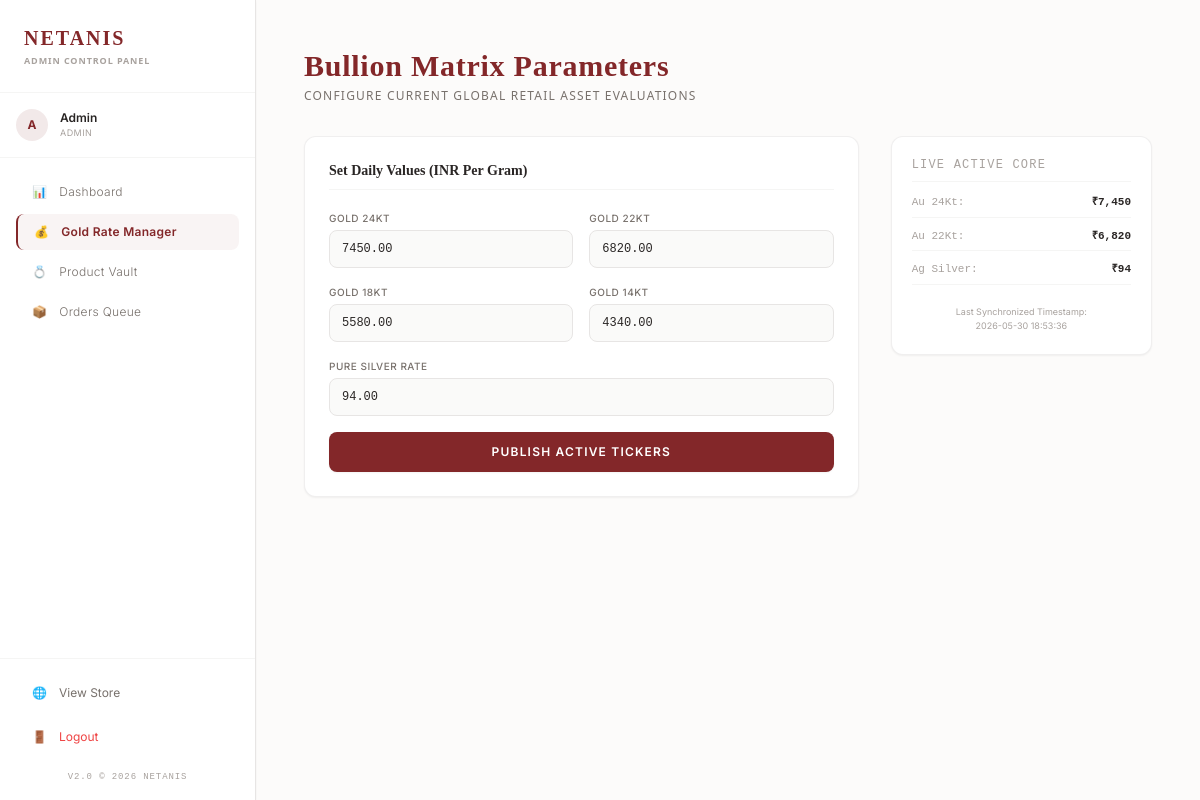
/admin/update-gold-rate.php, run on the app's committed database.
### tables this page shows
CREATE TABLE `gold_rates` (
  `id` INT AUTO_INCREMENT PRIMARY KEY,
  `rate_24kt` DECIMAL(10,2) NOT NULL,
  `rate_22kt` DECIMAL(10,2) NOT NULL,
  `rate_18kt` DECIMAL(10,2) NOT NULL,
  `rate_14kt` DECIMAL(10,2) NOT NULL,
  `silver_rate` DECIMAL(10,2) NOT NULL,
  `diamond_rate_per_ct` DECIMAL(10,2) NOT NULL DEFAULT 25000.00,
  `updated_at` TIMESTAMP DEFAULT CURRENT_TIMESTAMP ON UPDATE CURRENT_TIMESTAMP
);

### admin/update-gold-rate.php (the view, shortened to what this page needs)
<?php
require_once '../config/db.php';
require_once 'components/sidebar.php';
$latestRate = $pdo->query("SELECT * FROM gold_rates ORDER BY id DESC LIMIT 1")->fetch();
?>
<!DOCTYPE html>
<html lang="en">
<head>
    <script src="https://cdn.tailwindcss.com"></script>
</head>
<body class="bg-[#fcfbfa] text-stone-800 flex min-h-screen">
    <?php renderSidebar('gold_rate'); ?>
    <div class="flex-1 p-12 overflow-y-auto">
        <div class="max-w-4xl mx-auto">
            <h1 class="text-3xl font-serif tracking-wide text-[#832729] font-semibold mb-1">Bullion Matrix Parameters</h1>
            <p class="text-stone-500 text-xs font-light mb-8 uppercase tracking-widest font-sans">Configure current global retail asset evaluations</p>
            <div class="grid grid-cols-1 md:grid-cols-3 gap-8">
                <div class="bg-white border border-stone-200/60 p-6 rounded-xl shadow-sm md:col-span-2">
                    <h2 class="text-sm font-serif font-semibold text-stone-800 mb-5 border-b border-stone-100 pb-2">Set Daily Values (INR Per Gram)</h2>
                    <form action="update-gold-rate.php" method="POST" class="space-y-4 text-xs">
                        <div class="grid grid-cols-2 gap-4">
                            <div>
                                <label class="block text-stone-500 font-medium mb-1 uppercase tracking-wider text-[10px]">Gold 24Kt</label>
                                <input type="number" step="0.01" name="rate_24kt" value="<?php echo $latestRate['rate_24kt'] ?? ''; ?>" required class="w-full bg-stone-50 border border-stone-200 rounded-lg px-3 py-2.5 text-stone-800 focus:outline-none focus:border-[#832729] font-mono">
                            </div>
                            <div>
                                <label class="block text-stone-500 font-medium mb-1 uppercase tracking-wider text-[10px]">Gold 22Kt</label>
                                <input type="number" step="0.01" name="rate_22kt" value="<?php echo $latestRate['rate_22kt'] ?? ''; ?>" required class="w-full bg-stone-50 border border-stone-200 rounded-lg px-3 py-2.5 text-stone-800 focus:outline-none focus:border-[#832729] font-mono">
                            </div>
                        </div>
                        <div class="grid grid-cols-2 gap-4">
                            <div>
                                <label class="block text-stone-500 font-medium mb-1 uppercase tracking-wider text-[10px]">Gold 18Kt</label>
                                <input type="number" step="0.01" name="rate_18kt" value="<?php echo $latestRate['rate_18kt'] ?? ''; ?>" required class="w-full bg-stone-50 border border-stone-200 rounded-lg px-3 py-2.5 text-stone-800 focus:outline-none focus:border-[#832729] font-mono">
                            </div>
                            <div>
                                <label class="block text-stone-500 font-medium mb-1 uppercase tracking-wider text-[10px]">Gold 14Kt</label>
                                <input type="number" step="0.01" name="rate_14kt" value="<?php echo $latestRate['rate_14kt'] ?? ''; ?>" required class="w-full bg-stone-50 border border-stone-200 rounded-lg px-3 py-2.5 text-stone-800 focus:outline-none focus:border-[#832729] font-mono">
                            </div>
                        </div>
                        <div>
                            <label class="block text-stone-500 font-medium mb-1 uppercase tracking-wider text-[10px]">Pure Silver Rate</label>
                            <input type="number" step="0.01" name="silver_rate" value="<?php echo $latestRate['silver_rate'] ?? ''; ?>" required class="w-full bg-stone-50 border border-stone-200 rounded-lg px-3 py-2.5 text-stone-800 focus:outline-none focus:border-[#832729] font-mono">
                        </div>
                        <button type="submit" class="w-full bg-[#832729] hover:bg-[#6b2022] text-white font-medium uppercase tracking-widest py-3 rounded-lg transition-colors shadow-sm font-semibold">Publish Active Tickers</button>
                    </form>
                </div>
                <div class="bg-white border border-stone-200/60 p-5 rounded-xl shadow-sm h-fit">
                    <h2 class="text-xs uppercase tracking-widest text-stone-400 font-mono border-b border-stone-100 pb-2 mb-3">Live Active Core</h2>
                    <?php if ($latestRate): ?>
                        <div class="space-y-2.5 font-mono text-[11px]">
                            <div class="flex justify-between border-b border-stone-100 pb-1.5"><span class="text-stone-400">Au 24Kt:</span> <span class="text-stone-800 font-bold">₹<?php echo number_format($latestRate['rate_24kt']); ?></span></div>
                            <div class="flex justify-between border-b border-stone-100 pb-1.5"><span class="text-stone-400">Au 22Kt:</span> <span class="text-stone-800 font-bold">₹<?php echo number_format($latestRate['rate_22kt']); ?></span></div>
                            <div class="flex justify-between border-b border-stone-100 pb-1.5"><span class="text-stone-400">Ag Silver:</span> <span class="text-stone-800 font-bold">₹<?php echo number_format($latestRate['silver_rate']); ?></span></div>
                        </div>
                        <div class="text-[9px] text-stone-400 mt-5 text-center leading-relaxed">Last Synchronized Timestamp: <br><?php echo $latestRate['updated_at']; ?></div>
                    <?php endif; ?>
                </div>
            </div>
        </div>
    </div>
</body>
</html>

### admin/components/sidebar.php
<?php
function renderSidebar($activePage) {
    $pages = [
        'dashboard' => ['title' => 'Dashboard', 'icon' => '📊', 'url' => 'index.php'],
        'gold_rate' => ['title' => 'Gold Rate Manager', 'icon' => '💰', 'url' => 'update-gold-rate.php'],
        'products' => ['title' => 'Product Vault', 'icon' => '💍', 'url' => 'manage-products.php'],
        'orders_dashboard_token' => ['title' => 'Orders Queue', 'icon' => '📦', 'url' => 'orders.php'],
    ];
    $adminName = $_SESSION['user_name'] ?? 'Admin';
    echo '<div class="w-64 bg-white text-stone-800 min-h-screen flex flex-col justify-between border-r border-stone-200 shadow-sm shrink-0">';
    echo '  <div>';
    echo '    <div class="p-6 border-b border-stone-100">';
    echo '      <div class="text-xl font-serif font-bold tracking-widest text-[#832729] uppercase">Netanis</div>';
    echo '      <div class="text-[9px] tracking-widest text-stone-400 font-sans uppercase font-semibold mt-0.5">Admin Control Panel</div>';
    echo '    </div>';
    echo '    <div class="p-4 border-b border-stone-100 flex items-center space-x-3">';
    echo '      <div class="w-8 h-8 bg-[#832729]/10 text-[#832729] rounded-full flex items-center justify-center font-bold text-xs uppercase">' . substr($adminName, 0, 1) . '</div>';
    echo '      <div>';
    echo '        <div class="text-xs font-semibold text-stone-800">' . htmlspecialchars($adminName) . '</div>';
    echo '        <div class="text-[9px] text-stone-400 uppercase tracking-wider">' . ($_SESSION['user_role'] ?? 'Admin') . '</div>';
    echo '      </div>';
    echo '    </div>';
    echo '    <nav class="p-4 space-y-1">';
    foreach ($pages as $key => $data) {
        $activeClass = ($activePage === $key)
            ? 'bg-[#832729]/5 text-[#832729] border-l-2 border-[#832729] font-semibold'
            : 'text-stone-500 hover:bg-stone-50 hover:text-stone-900 font-light';
        echo "<a href='{$data['url']}' class='flex items-center space-x-3 px-4 py-2.5 text-xs tracking-wide transition-all rounded-lg {$activeClass}'>";
        echo "<span>{$data['icon']}</span>";
        echo "<span>{$data['title']}</span>";
        echo "</a>";
    }
    echo '    </nav>';
    echo '  </div>';
    echo '  <div class="p-4 border-t border-stone-100 space-y-2">';
    echo '    <a href="../client/index.php" class="flex items-center space-x-3 px-4 py-2.5 text-xs text-stone-500 hover:bg-stone-50 rounded-lg transition-colors">';
    echo '      <span>🌐</span><span>View Store</span>';
    echo '    </a>';
    echo '    <a href="../api/logout.php" class="flex items-center space-x-3 px-4 py-2.5 text-xs text-red-500 hover:bg-red-50 rounded-lg transition-colors">';
    echo '      <span>🚪</span><span>Logout</span>';
    echo '    </a>';
    echo '    <div class="text-[9px] text-stone-400 font-mono tracking-widest text-center uppercase pt-2">v2.0 © 2026 Netanis</div>';
    echo '  </div>';
    echo '</div>';
}
?>

### admin/update-gold-rate.php (style rules this page uses)
body { font-family: 'Inter', sans-serif; }
.font-serif { font-family: 'Playfair Display', serif; }

### data on the page
gold_rates: rate_24kt "7450.00", rate_22kt "6820.00", rate_18kt "5580.00", rate_14kt "4340.00", silver_rate "94.00", rate_24kt "7,450", rate_22kt "6,820", silver_rate "94", updated_at "2026-05-30 18:53:36"

### other printed values
substr($adminName, 0, 1) "A"
$adminName "Admin"
$_SESSION['user_role'] "ADMIN"
$data['icon'] "📊"
$data['title'] "Dashboard"
$data['icon'] "💰"
$data['title'] "Gold Rate Manager"
$data['icon'] "💍"
$data['title'] "Product Vault"
$data['icon'] "📦"
$data['title'] "Orders Queue"
